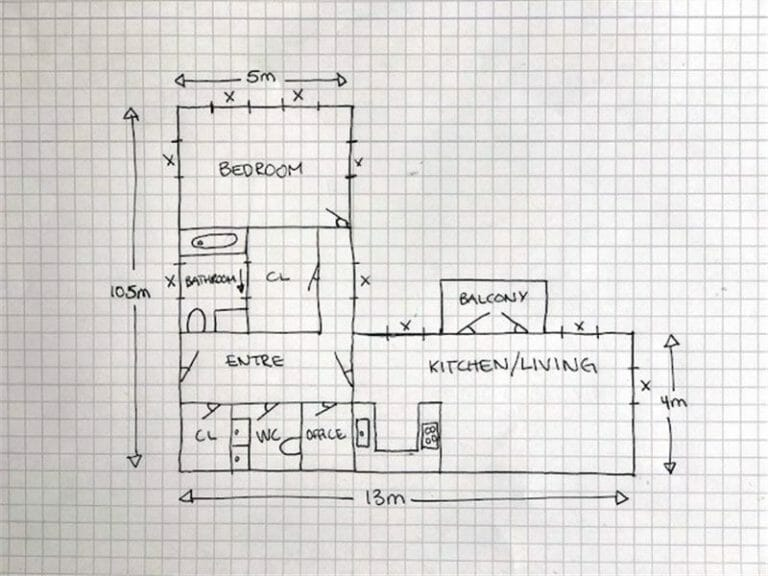
#> input picture AdityaPanwar_240063/assets/Blueprint1.jpg, 768 x 576 px
$ python -i main.py   (imports and definitions only)
#> lines starting #> are read from the running program, lines starting #| are printed output that depends on the picture
from fastapi import FastAPI, File, UploadFile
from fastapi.responses import StreamingResponse
import cv2
import numpy as np
import io

# [1 line not run here, left out]

def rescaleFrame(frame):
    height, width = frame.shape[:2]
    scale_factor = max(height, width) / 500
    dimensions = (int(width / scale_factor), int(height / scale_factor))
    return cv2.resize(frame, dimensions, interpolation=cv2.INTER_AREA)

def skeletonize(img):
    _, img_bin = cv2.threshold(img, 100, 255, cv2.THRESH_BINARY)
    skel = np.zeros(img_bin.shape, np.uint8)
    kernel = cv2.getStructuringElement(cv2.MORPH_CROSS, (3, 3))

    while True:
        eroded = cv2.erode(img_bin, kernel)
        temp = cv2.dilate(eroded, kernel)
        temp = cv2.subtract(img_bin, temp)
        skel = cv2.bitwise_or(skel, temp)
        img_bin = eroded.copy()
        if cv2.countNonZero(img_bin) == 0:
            break
    return skel

# [24 lines not run here, left out]

>>> import cv2
>>> picture = cv2.imread('assets/Blueprint1.jpg')
#> picture is the input picture: shape (576, 768, 3); mean B, G, R 217.6, 219.5, 221.4
>>> result = skeletonize(picture)
#> in skeletonize, `_, img_bin = cv2.threshold(img, 100, 255, cv2.THRESH_BINARY)`:
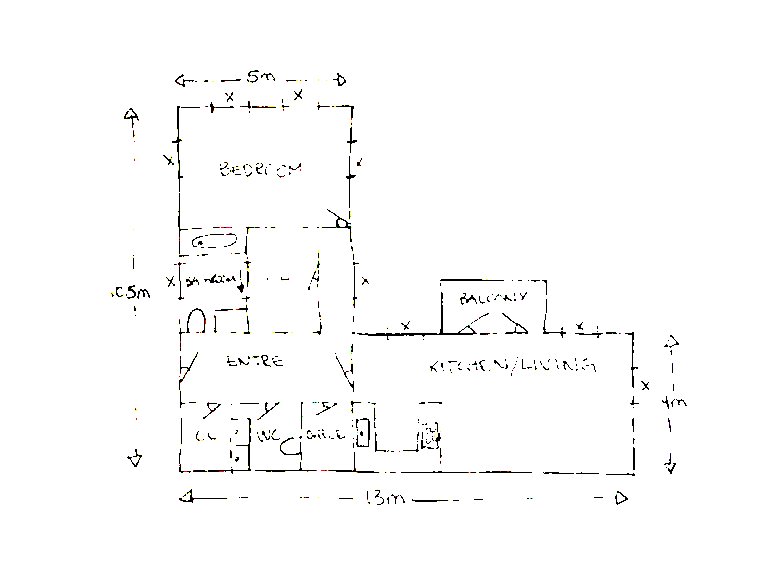
#> img_bin: shape (576, 768, 3); mean B, G, R 251.1, 251.2, 251.3
#> the loop in skeletonize, `while True:` made 1 pass
#> pass 1, in skeletonize, `eroded = cv2.erode(img_bin, kernel)`:
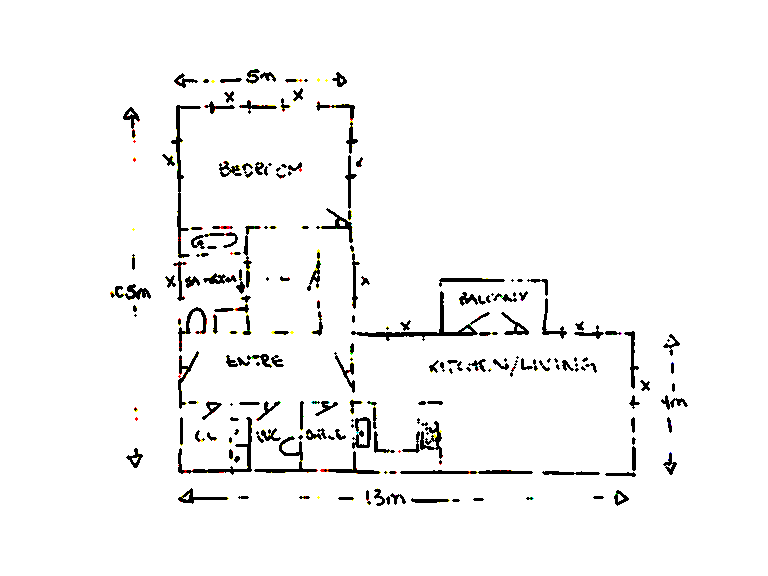
#> eroded: shape (576, 768, 3); mean B, G, R 245.4, 245.6, 245.8
#> pass 1, in skeletonize, `temp = cv2.subtract(img_bin, temp)`:
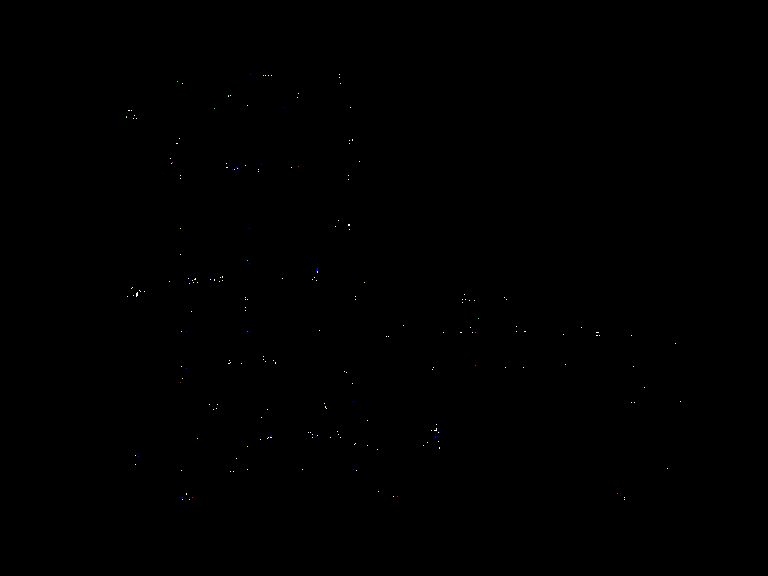
#> temp: shape (576, 768, 3); mean B, G, R 0.1, 0.1, 0.1
#> (the run stopped early here; a loop or call above may not have finished)
